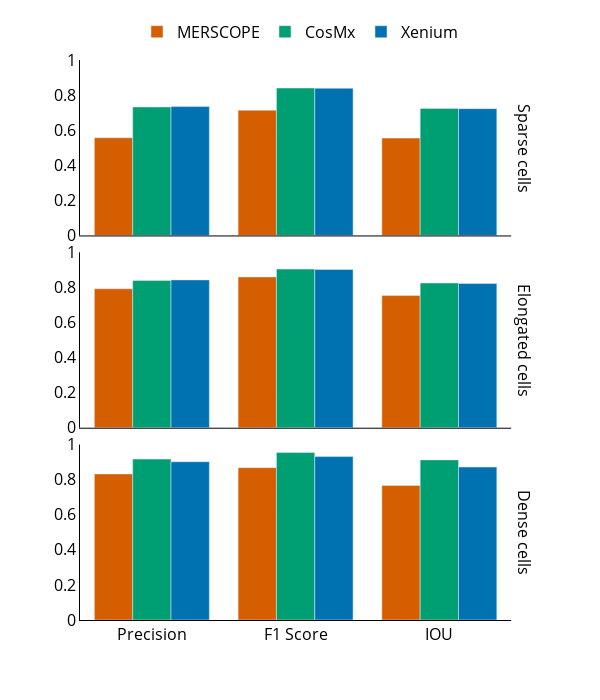

Source (notebook cell):
### Markdown cell above
# Segmentation evaluation using plotly

### Code cell
import plotly.express as px
import pandas as pd

# Assuming df_metrics is already loaded and processed as described
df_metrics = pd.read_csv(f'{wd}/data/single_cell_metrics/segmentation_eval_results.csv')
core_to_desc = {99: 'Sparse cells', 147: 'Elongated cells', 165: 'Dense cells'}
df_metrics = df_metrics.rename(columns={'core':'cells type'})
df_metrics['cells type'] = df_metrics['cells type'].apply(lambda x: core_to_desc[x])
df_metrics = pd.melt(df_metrics, id_vars=['cells type', 'platform'], value_vars=['precision', 'f1_score', 'iou'],
                     var_name='metric', value_name='value')
df_metrics['metric'] = df_metrics['metric'].apply(
    lambda x: {'precision': 'Precision', 'recall': 'Recall', 'f1_score': 'F1 Score', 'iou': 'IOU'}[x])
df_metrics['platform'] = df_metrics['platform'].apply(
    lambda x: {'xenium': 'Xenium', 'merscope': 'MERSCOPE', 'cosmx': 'CosMx'}[x])

custom_palette = {}
for platform in df_metrics['platform'].unique():
    custom_palette[platform] = sample_color[platform.lower()]


display(df_metrics)

fontsize = 16
width = 600
height = 700  # Adjusted for vertical layout

# Plot using Plotly Express
fig = px.bar(df_metrics, x='metric', y='value',
             barmode='group', facet_row='cells type', color='platform',
             color_discrete_map=custom_palette,
             width=width, height=height,
             labels={'value': '', 'cells type': ''})  # Adjust labels accordingly

# Update layout and axis properties globally
fig.update_layout(
    xaxis_title='',  # Removing x-axis titles globally
    yaxis_title='Metric Value',
    font=dict(size=fontsize, color='black'),
    paper_bgcolor='rgba(0,0,0,0)',
    plot_bgcolor='rgba(0,0,0,0)',
    legend=dict(
        title='',
        orientation="h",  # horizontal alignment
        yanchor="bottom",
        y=1.02,  # position legend just above the plot
        xanchor="center",
        x=0.5  # center the legend
    ),
)

# Remove y-axis titles for each subplot
for axis in fig.layout:
    if axis.startswith('yaxis') and 'title' in fig.layout[axis]:
        fig.layout[axis].title.text = ''

# Update axes to show lines, applicable to all axes
fig.update_xaxes(showline=True, linewidth=1, linecolor='black')
fig.update_yaxes(showline=True, linewidth=1, linecolor='black', range=[0, 1])

# Modify facet titles
for annotation in fig.layout.annotations:
    annotation.text = annotation.text.split('=')[-1].replace('core=', '')  # Clean up facet titles

fig.show()
pio.write_image(fig, f'{wd}/figures/Fig_4_Segmentation/evaluation.png', scale=4, width=width, height=height)
pio.write_image(fig, f'{wd}/figures/Fig_4_Segmentation/evaluation.eps', scale=4, width=width, height=height)

### Figure 1 — Plotly figure (JSON) as saved in the notebook; plotly's stock layout.template omitted (floating-point values rounded to 4 significant figures)
{"data": [{"alignmentgroup": "True", "hovertemplate": "platform=MERSCOPE<br>=%{y}<br>metric=%{x}<extra></extra>", "legendgroup": "MERSCOPE", "marker": {"color": "#D55E00", "pattern": {"shape": ""}}, "name": "MERSCOPE", "offsetgroup": "MERSCOPE", "orientation": "v", "showlegend": true, "textposition": "auto", "type": "bar", "x": ["Precision", "F1 Score", "IOU"], "xaxis": "x3", "y": [0.5565, 0.7137, 0.5548], "yaxis": "y3"}, {"alignmentgroup": "True", "hovertemplate": "platform=MERSCOPE<br>=%{y}<br>metric=%{x}<extra></extra>", "legendgroup": "MERSCOPE", "marker": {"color": "#D55E00", "pattern": {"shape": ""}}, "name": "MERSCOPE", "offsetgroup": "MERSCOPE", "orientation": "v", "showlegend": false, "textposition": "auto", "type": "bar", "x": ["Precision", "F1 Score", "IOU"], "xaxis": "x2", "y": [0.792, 0.8593, 0.7534], "yaxis": "y2"}, {"alignmentgroup": "True", "hovertemplate": "platform=MERSCOPE<br>=%{y}<br>metric=%{x}<extra></extra>", "legendgroup": "MERSCOPE", "marker": {"color": "#D55E00", "pattern": {"shape": ""}}, "name": "MERSCOPE", "offsetgroup": "MERSCOPE", "orientation": "v", "showlegend": false, "textposition": "auto", "type": "bar", "x": ["Precision", "F1 Score", "IOU"], "xaxis": "x", "y": [0.8324, 0.8682, 0.7671], "yaxis": "y"}, {"alignmentgroup": "True", "hovertemplate": "platform=CosMx<br>=%{y}<br>metric=%{x}<extra></extra>", "legendgroup": "CosMx", "marker": {"color": "#009E73", "pattern": {"shape": ""}}, "name": "CosMx", "offsetgroup": "CosMx", "orientation": "v", "showlegend": true, "textposition": "auto", "type": "bar", "x": ["Precision", "F1 Score", "IOU"], "xaxis": "x3", "y": [0.7322, 0.8401, 0.7243], "yaxis": "y3"}, {"alignmentgroup": "True", "hovertemplate": "platform=CosMx<br>=%{y}<br>metric=%{x}<extra></extra>", "legendgroup": "CosMx", "marker": {"color": "#009E73", "pattern": {"shape": ""}}, "name": "CosMx", "offsetgroup": "CosMx", "orientation": "v", "showlegend": false, "textposition": "auto", "type": "bar", "x": ["Precision", "F1 Score", "IOU"], "xaxis": "x2", "y": [0.8389, 0.904, 0.8249], "yaxis": "y2"}, {"alignmentgroup": "True", "hovertemplate": "platform=CosMx<br>=%{y}<br>metric=%{x}<extra></extra>", "legendgroup": "CosMx", "marker": {"color": "#009E73", "pattern": {"shape": ""}}, "name": "CosMx", "offsetgroup": "CosMx", "orientation": "v", "showlegend": false, "textposition": "auto", "type": "bar", "x": ["Precision", "F1 Score", "IOU"], "xaxis": "x", "y": [0.9169, 0.9543, 0.9125], "yaxis": "y"}, {"alignmentgroup": "True", "hovertemplate": "platform=Xenium<br>=%{y}<br>metric=%{x}<extra></extra>", "legendgroup": "Xenium", "marker": {"color": "#0072B2", "pattern": {"shape": ""}}, "name": "Xenium", "offsetgroup": "Xenium", "orientation": "v", "showlegend": true, "textposition": "auto", "type": "bar", "x": ["Precision", "F1 Score", "IOU"], "xaxis": "x3", "y": [0.7345, 0.8391, 0.7229], "yaxis": "y3"}, {"alignmentgroup": "True", "hovertemplate": "platform=Xenium<br>=%{y}<br>metric=%{x}<extra></extra>", "legendgroup": "Xenium", "marker": {"color": "#0072B2", "pattern": {"shape": ""}}, "name": "Xenium", "offsetgroup": "Xenium", "orientation": "v", "showlegend": false, "textposition": "auto", "type": "bar", "x": ["Precision", "F1 Score", "IOU"], "xaxis": "x2", "y": [0.8427, 0.9023, 0.822], "yaxis": "y2"}, {"alignmentgroup": "True", "hovertemplate": "platform=Xenium<br>=%{y}<br>metric=%{x}<extra></extra>", "legendgroup": "Xenium", "marker": {"color": "#0072B2", "pattern": {"shape": ""}}, "name": "Xenium", "offsetgroup": "Xenium", "orientation": "v", "showlegend": false, "textposition": "auto", "type": "bar", "x": ["Precision", "F1 Score", "IOU"], "xaxis": "x", "y": [0.902, 0.9315, 0.8718], "yaxis": "y"}], "layout": {"annotations": [{"font": {}, "showarrow": false, "text": "Dense cells", "textangle": 90, "x": 0.98, "xanchor": "left", "xref": "paper", "y": 0.1567, "yanchor": "middle", "yref": "paper"}, {"font": {}, "showarrow": false, "text": "Elongated cells", "textangle": 90, "x": 0.98, "xanchor": "left", "xref": "paper", "y": 0.5, "yanchor": "middle", "yref": "paper"}, {"font": {}, "showarrow": false, "text": "Sparse cells", "textangle": 90, "x": 0.98, "xanchor": "left", "xref": "paper", "y": 0.8433, "yanchor": "middle", "yref": "paper"}], "barmode": "group", "font": {"color": "black", "size": 16}, "height": 700, "legend": {"orientation": "h", "title": {"text": ""}, "tracegroupgap": 0, "x": 0.5, "xanchor": "center", "y": 1.02, "yanchor": "bottom"}, "margin": {"t": 60}, "paper_bgcolor": "rgba(0,0,0,0)", "plot_bgcolor": "rgba(0,0,0,0)", "width": 600, "xaxis": {"anchor": "y", "domain": [0, 0.98], "linecolor": "black", "linewidth": 1, "showline": true, "title": {"text": ""}}, "xaxis2": {"anchor": "y2", "domain": [0, 0.98], "linecolor": "black", "linewidth": 1, "matches": "x", "showline": true, "showticklabels": false}, "xaxis3": {"anchor": "y3", "domain": [0, 0.98], "linecolor": "black", "linewidth": 1, "matches": "x", "showline": true, "showticklabels": false}, "yaxis": {"anchor": "x", "domain": [0, 0.3133], "linecolor": "black", "linewidth": 1, "range": [0, 1], "showline": true, "title": {"text": ""}}, "yaxis2": {"anchor": "x2", "domain": [0.3433, 0.6567], "linecolor": "black", "linewidth": 1, "matches": "y", "range": [0, 1], "showline": true, "title": {"text": ""}}, "yaxis3": {"anchor": "x3", "domain": [0.6867, 1.0], "linecolor": "black", "linewidth": 1, "matches": "y", "range": [0, 1], "showline": true, "title": {"text": ""}}}}
